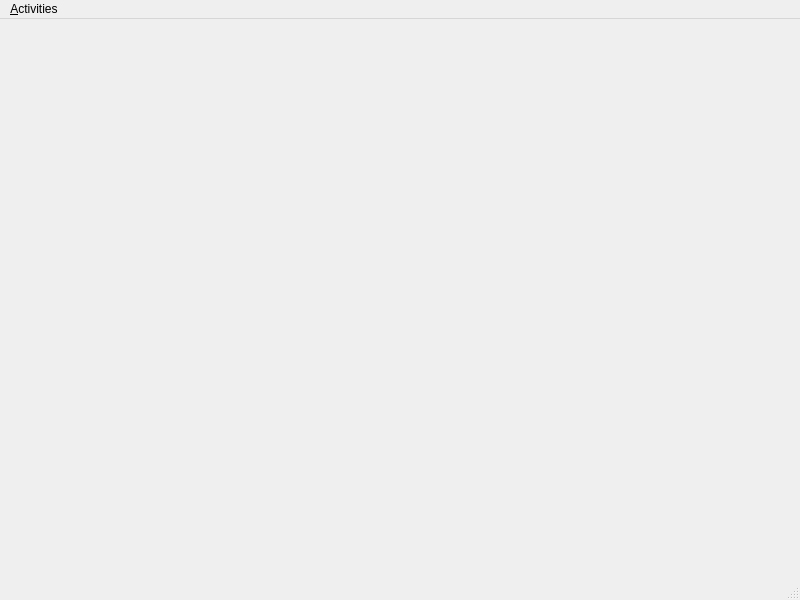
<?xml version="1.0" encoding="UTF-8"?>
<ui version="4.0">
 <class>SRUtilsClass</class>
 <widget class="QMainWindow" name="SRUtilsClass">
  <property name="geometry">
   <rect>
    <x>0</x>
    <y>0</y>
    <width>800</width>
    <height>600</height>
   </rect>
  </property>
  <property name="windowTitle">
   <string>MainWindow</string>
  </property>
  <widget class="MainView" name="centralwidget"/>
  <widget class="QMenuBar" name="menubar">
   <property name="geometry">
    <rect>
     <x>0</x>
     <y>0</y>
     <width>800</width>
     <height>25</height>
    </rect>
   </property>
   <widget class="QMenu" name="menu_Activities">
    <property name="title">
     <string>&amp;Activities</string>
    </property>
    <addaction name="action_Combat"/>
   </widget>
   <addaction name="menu_Activities"/>
  </widget>
  <widget class="QStatusBar" name="statusbar"/>
  <action name="action_Combat">
   <property name="text">
    <string>&amp;Combat</string>
   </property>
  </action>
 </widget>
 <customwidgets>
  <customwidget>
   <class>MainView</class>
   <extends>QWidget</extends>
   <header>mainview.h</header>
   <container>1</container>
  </customwidget>
 </customwidgets>
 <resources/>
 <connections/>
</ui>
